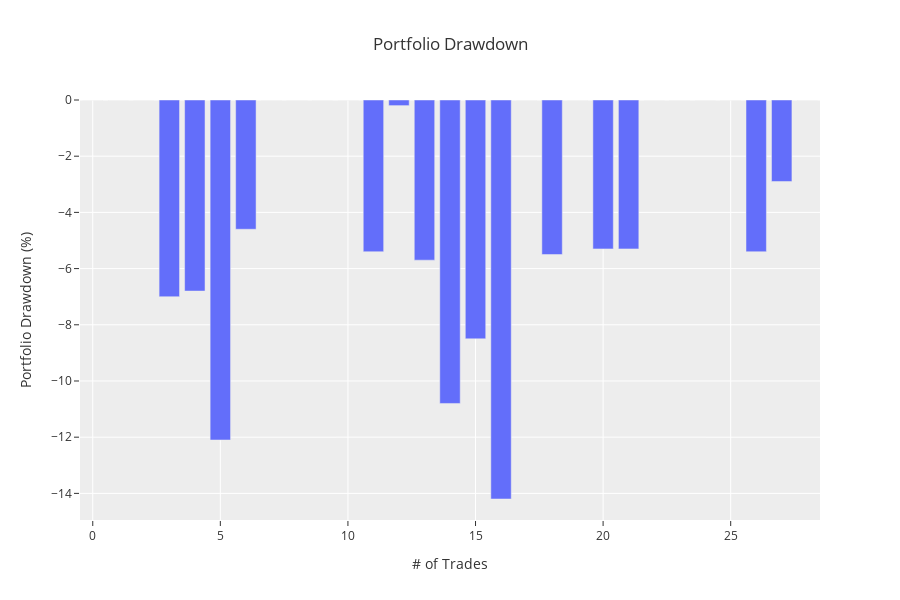

Notebook code cell kept with this figure:
### Code cell
res.plot_drawdown_curve()

### Figure 1 — Plotly figure (JSON) as saved in the notebook; plotly's stock layout.template omitted (floating-point values rounded to 4 significant figures)
{"data": [{"alignmentgroup": "True", "hovertemplate": "x=%{x}<br>y=%{y}<extra></extra>", "legendgroup": "", "marker": {"color": "#636efa", "pattern": {"shape": ""}}, "name": "", "offsetgroup": "", "orientation": "v", "showlegend": false, "textposition": "auto", "type": "bar", "x": [0, 1, 2, 3, 4, 5, 6, 7, 8, 9, 10, 11, 12, 13, 14, 15, 16, 17, 18, 19, 20, 21, 22, 23, 24, 25, 26, 27, 28], "xaxis": "x", "y": [0, 0, 0, -7.0, -6.8, -12.1, -4.6, 0, 0, 0, 0, -5.4, -0.2, -5.7, -10.8, -8.5, -14.2, 0, -5.5, 0, -5.3, -5.3, 0, 0, 0, 0, -5.4, -2.9, 0], "yaxis": "y"}], "layout": {"barmode": "relative", "coloraxis": {"colorbar": {"title": {"text": "Portfolio Drawdown (%)"}}}, "height": 600, "legend": {"tracegroupgap": 0}, "title": {"text": "Portfolio Drawdown"}, "xaxis": {"anchor": "y", "domain": [0, 1], "title": {"text": "# of Trades"}}, "yaxis": {"anchor": "x", "domain": [0, 1], "title": {"text": "Portfolio Drawdown (%)"}}}}
